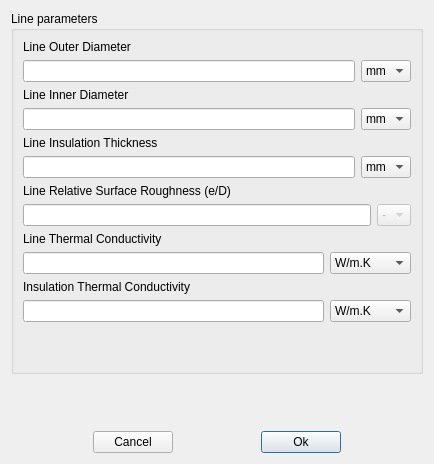
<?xml version="1.0" encoding="UTF-8"?>
<ui version="4.0">
 <class>Form</class>
 <widget class="QWidget" name="Form">
  <property name="geometry">
   <rect>
    <x>0</x>
    <y>0</y>
    <width>434</width>
    <height>464</height>
   </rect>
  </property>
  <property name="windowTitle">
   <string>Line Definition</string>
  </property>
  <layout class="QVBoxLayout" name="verticalLayout_4">
   <item>
    <layout class="QHBoxLayout" name="horizontalLayout_2">
     <item>
      <widget class="QGroupBox" name="Fin_Parameters_group">
       <property name="title">
        <string>Line parameters</string>
       </property>
       <layout class="QVBoxLayout" name="verticalLayout_6">
        <item>
         <layout class="QVBoxLayout" name="verticalLayout_19">
          <item>
           <layout class="QVBoxLayout" name="verticalLayout_2">
            <item>
             <widget class="QLabel" name="Tube_OD_label">
              <property name="text">
               <string>Line Outer Diameter</string>
              </property>
             </widget>
            </item>
            <item>
             <layout class="QHBoxLayout" name="horizontalLayout_3">
              <item>
               <widget class="QLineEdit" name="Tube_OD"/>
              </item>
              <item>
               <widget class="QComboBox" name="Tube_OD_unit">
                <property name="currentIndex">
                 <number>2</number>
                </property>
                <item>
                 <property name="text">
                  <string>m</string>
                 </property>
                </item>
                <item>
                 <property name="text">
                  <string>cm</string>
                 </property>
                </item>
                <item>
                 <property name="text">
                  <string>mm</string>
                 </property>
                </item>
                <item>
                 <property name="text">
                  <string>ft</string>
                 </property>
                </item>
                <item>
                 <property name="text">
                  <string>in</string>
                 </property>
                </item>
               </widget>
              </item>
             </layout>
            </item>
           </layout>
          </item>
          <item>
           <layout class="QVBoxLayout" name="verticalLayout_3">
            <item>
             <widget class="QLabel" name="Tube_ID_label">
              <property name="text">
               <string>Line Inner Diameter</string>
              </property>
             </widget>
            </item>
            <item>
             <layout class="QHBoxLayout" name="horizontalLayout_4">
              <item>
               <widget class="QLineEdit" name="Tube_ID"/>
              </item>
              <item>
               <widget class="QComboBox" name="Tube_ID_unit">
                <property name="currentIndex">
                 <number>2</number>
                </property>
                <item>
                 <property name="text">
                  <string>m</string>
                 </property>
                </item>
                <item>
                 <property name="text">
                  <string>cm</string>
                 </property>
                </item>
                <item>
                 <property name="text">
                  <string>mm</string>
                 </property>
                </item>
                <item>
                 <property name="text">
                  <string>ft</string>
                 </property>
                </item>
                <item>
                 <property name="text">
                  <string>in</string>
                 </property>
                </item>
               </widget>
              </item>
             </layout>
            </item>
           </layout>
          </item>
          <item>
           <layout class="QVBoxLayout" name="verticalLayout_11">
            <item>
             <widget class="QLabel" name="Tube_t_label">
              <property name="text">
               <string>Line Insulation Thickness</string>
              </property>
             </widget>
            </item>
            <item>
             <layout class="QHBoxLayout" name="horizontalLayout_12">
              <item>
               <widget class="QLineEdit" name="Tube_ins_t">
                <property name="enabled">
                 <bool>true</bool>
                </property>
                <property name="toolTip">
                 <string>Ratio between internal tube roughness to the inner tube diameter</string>
                </property>
               </widget>
              </item>
              <item>
               <widget class="QComboBox" name="Tube_ins_t_unit">
                <property name="enabled">
                 <bool>true</bool>
                </property>
                <property name="currentIndex">
                 <number>2</number>
                </property>
                <item>
                 <property name="text">
                  <string>m</string>
                 </property>
                </item>
                <item>
                 <property name="text">
                  <string>cm</string>
                 </property>
                </item>
                <item>
                 <property name="text">
                  <string>mm</string>
                 </property>
                </item>
                <item>
                 <property name="text">
                  <string>ft</string>
                 </property>
                </item>
                <item>
                 <property name="text">
                  <string>in</string>
                 </property>
                </item>
               </widget>
              </item>
             </layout>
            </item>
           </layout>
          </item>
          <item>
           <layout class="QVBoxLayout" name="verticalLayout_5">
            <item>
             <widget class="QLabel" name="Tube_e_D_label">
              <property name="text">
               <string>Line Relative Surface Roughness (e/D)</string>
              </property>
             </widget>
            </item>
            <item>
             <layout class="QHBoxLayout" name="horizontalLayout_6">
              <item>
               <widget class="QLineEdit" name="Tube_e_D"/>
              </item>
              <item>
               <widget class="QComboBox" name="Tube_e_D_unit">
                <property name="enabled">
                 <bool>false</bool>
                </property>
                <property name="currentIndex">
                 <number>0</number>
                </property>
                <item>
                 <property name="text">
                  <string>-</string>
                 </property>
                </item>
               </widget>
              </item>
             </layout>
            </item>
           </layout>
          </item>
          <item>
           <layout class="QVBoxLayout" name="verticalLayout_14"/>
          </item>
          <item>
           <layout class="QVBoxLayout" name="verticalLayout_15"/>
          </item>
          <item>
           <layout class="QVBoxLayout" name="verticalLayout_17">
            <item>
             <widget class="QLabel" name="Tube_K_label">
              <property name="text">
               <string>Line Thermal Conductivity</string>
              </property>
             </widget>
            </item>
            <item>
             <layout class="QHBoxLayout" name="horizontalLayout_16">
              <item>
               <widget class="QLineEdit" name="Tube_K">
                <property name="toolTip">
                 <string>Ratio between internal tube roughness to the inner tube diameter</string>
                </property>
               </widget>
              </item>
              <item>
               <widget class="QComboBox" name="Tube_K_unit">
                <property name="enabled">
                 <bool>true</bool>
                </property>
                <item>
                 <property name="text">
                  <string>W/m.K</string>
                 </property>
                </item>
                <item>
                 <property name="text">
                  <string>Btu/hr.ft.F</string>
                 </property>
                </item>
               </widget>
              </item>
             </layout>
            </item>
           </layout>
          </item>
          <item>
           <layout class="QVBoxLayout" name="verticalLayout_18">
            <item>
             <widget class="QLabel" name="Tube_K_label_2">
              <property name="text">
               <string>Insulation Thermal Conductivity</string>
              </property>
             </widget>
            </item>
            <item>
             <layout class="QHBoxLayout" name="horizontalLayout_17">
              <item>
               <widget class="QLineEdit" name="Tube_ins_K">
                <property name="toolTip">
                 <string>Ratio between internal tube roughness to the inner tube diameter</string>
                </property>
               </widget>
              </item>
              <item>
               <widget class="QComboBox" name="Tube_ins_K_unit">
                <property name="enabled">
                 <bool>true</bool>
                </property>
                <item>
                 <property name="text">
                  <string>W/m.K</string>
                 </property>
                </item>
                <item>
                 <property name="text">
                  <string>Btu/hr.ft.F</string>
                 </property>
                </item>
               </widget>
              </item>
             </layout>
            </item>
           </layout>
          </item>
          <item>
           <spacer name="verticalSpacer_2">
            <property name="orientation">
             <enum>Qt::Vertical</enum>
            </property>
            <property name="sizeHint" stdset="0">
             <size>
              <width>20</width>
              <height>40</height>
             </size>
            </property>
           </spacer>
          </item>
         </layout>
        </item>
       </layout>
      </widget>
     </item>
    </layout>
   </item>
   <item>
    <spacer name="verticalSpacer">
     <property name="orientation">
      <enum>Qt::Vertical</enum>
     </property>
     <property name="sizeHint" stdset="0">
      <size>
       <width>20</width>
       <height>40</height>
      </size>
     </property>
    </spacer>
   </item>
   <item>
    <layout class="QHBoxLayout" name="horizontalLayout">
     <item>
      <spacer name="horizontalSpacer">
       <property name="orientation">
        <enum>Qt::Horizontal</enum>
       </property>
       <property name="sizeHint" stdset="0">
        <size>
         <width>40</width>
         <height>20</height>
        </size>
       </property>
      </spacer>
     </item>
     <item>
      <widget class="QPushButton" name="Cancel_Button">
       <property name="text">
        <string>Cancel</string>
       </property>
      </widget>
     </item>
     <item>
      <spacer name="horizontalSpacer_6">
       <property name="orientation">
        <enum>Qt::Horizontal</enum>
       </property>
       <property name="sizeHint" stdset="0">
        <size>
         <width>40</width>
         <height>20</height>
        </size>
       </property>
      </spacer>
     </item>
     <item>
      <widget class="QPushButton" name="Ok_button">
       <property name="text">
        <string>Ok</string>
       </property>
       <property name="default">
        <bool>true</bool>
       </property>
      </widget>
     </item>
     <item>
      <spacer name="horizontalSpacer_3">
       <property name="orientation">
        <enum>Qt::Horizontal</enum>
       </property>
       <property name="sizeHint" stdset="0">
        <size>
         <width>40</width>
         <height>20</height>
        </size>
       </property>
      </spacer>
     </item>
    </layout>
   </item>
  </layout>
 </widget>
 <resources/>
 <connections/>
</ui>
